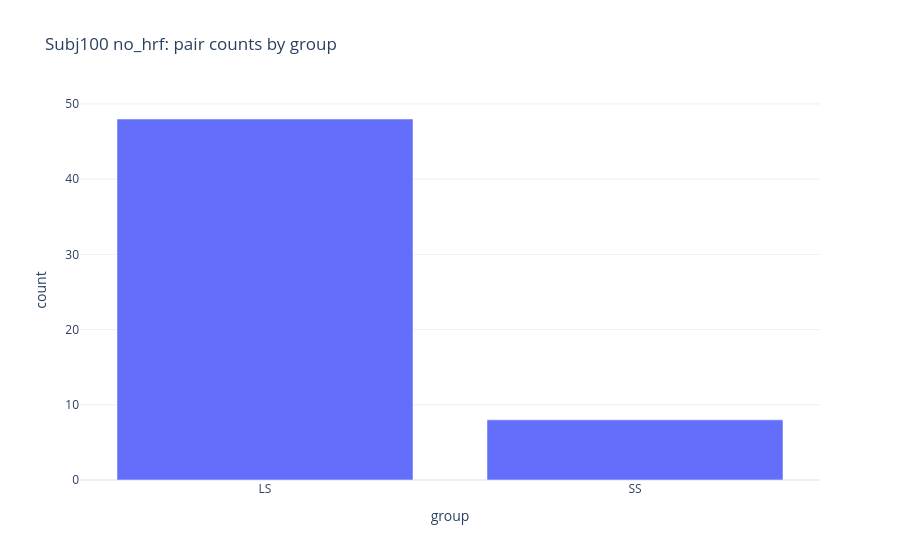
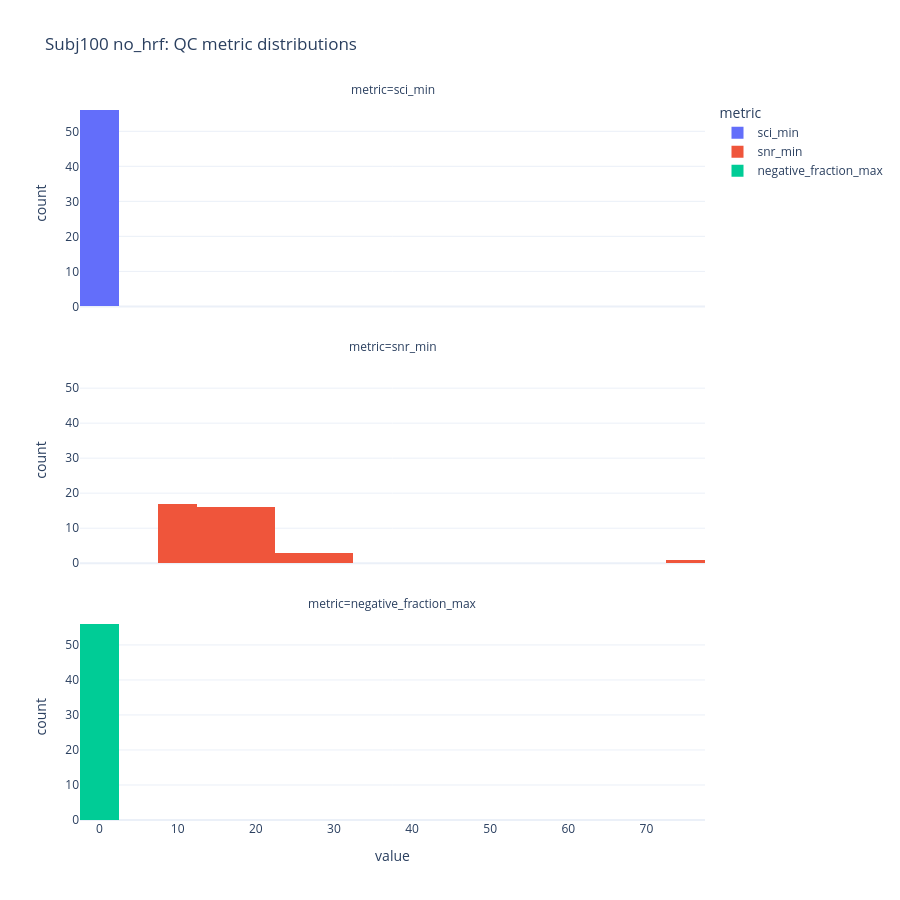

Notebook source saved alongside these figures, in order:
### Code cell
pair_group_counts = pair_quality_df["group"].value_counts().rename_axis("group").reset_index(name="count")
fig = px.bar(pair_group_counts, x="group", y="count", title=f"{SUBJECT} {FILE_LABEL}: pair counts by group")
fig.show()

quality_long = pair_quality_df.melt(
    id_vars=["pair_name", "group"],
    value_vars=["sci_min", "snr_min", "negative_fraction_max"],
    var_name="metric",
    value_name="value",
)
fig = px.histogram(
    quality_long,
    x="value",
    color="metric",
    facet_col="metric",
    facet_col_wrap=1,
    title=f"{SUBJECT} {FILE_LABEL}: QC metric distributions",
)
fig.update_layout(height=900)
fig.show()

### Figure 1 — Plotly figure (JSON) as saved in the notebook; plotly's stock layout.template omitted (floating-point values rounded to 4 significant figures)
{"data": [{"hovertemplate": "group=%{x}<br>count=%{y}<extra></extra>", "legendgroup": "", "marker": {"color": "#636efa", "pattern": {"shape": ""}}, "name": "", "orientation": "v", "showlegend": false, "textposition": "auto", "type": "bar", "x": ["LS", "SS"], "xaxis": "x", "y": [48, 8], "yaxis": "y"}], "layout": {"barmode": "relative", "legend": {"tracegroupgap": 0}, "title": {"text": "Subj100 no_hrf: pair counts by group"}, "xaxis": {"anchor": "y", "domain": [0, 1], "title": {"text": "group"}}, "yaxis": {"anchor": "x", "domain": [0, 1], "title": {"text": "count"}}}}

### Figure 2 — Plotly figure (JSON) as saved in the notebook; plotly's stock layout.template omitted (floating-point values rounded to 4 significant figures)
{"data": [{"bingroup": "x", "hovertemplate": "metric=sci_min<br>value=%{x}<br>count=%{y}<extra></extra>", "legendgroup": "sci_min", "marker": {"color": "#636efa", "pattern": {"shape": ""}}, "name": "sci_min", "orientation": "v", "showlegend": true, "type": "histogram", "x": [0.8864, 0.9275, 0.9476, 0.8659, 0.84, 0.9305, 0.8412, 0.7471, 0.8637, 0.919, 0.8997, 0.7361, 0.8954, 0.8794, 0.9159, 0.8776, 0.6014, 0.6706, 0.6446, 0.5167, 0.08938, 0.621, 0.6876, 0.377, 0.8767, 0.8047, 0.9069, 0.7895, 0.858, 0.7617, 0.9002, 0.8371, 0.8621, 0.7295, 0.8348, 0.7686, 0.8886, 0.8018, 0.9036, 0.864, 0.4247, 0.8863, 0.879, 0.9134, 0.8734, 0.9781, 0.88, 0.7755, 0.6356, 0.7978, 0.7374, 0.9008, 0.8411, 0.7328, 0.9135, 0.9413], "xaxis": "x3", "yaxis": "y3"}, {"bingroup": "x", "hovertemplate": "metric=snr_min<br>value=%{x}<br>count=%{y}<extra></extra>", "legendgroup": "snr_min", "marker": {"color": "#EF553B", "pattern": {"shape": ""}}, "name": "snr_min", "orientation": "v", "showlegend": true, "type": "histogram", "x": [12.96, 19.35, 9.382, 20.4, 16.21, 10.29, 9.611, 18.87, 14.1, 9.241, 9.448, 7.832, 12.06, 11.72, 9.392, 12.23, 17.21, 24.8, 14.5, 21.53, 13.23, 23.53, 20.68, 21.97, 15.18, 16.32, 14.84, 26.9, 20.0, 20.18, 32.43, 29.99, 21.59, 17.32, 11.79, 15.49, 19.64, 9.981, 8.265, 9.345, 15.83, 16.52, 10.58, 8.452, 18.41, 75.7, 20.82, 19.46, 17.91, 17.32, 19.65, 12.65, 7.604, 15.26, 17.68, 27.9], "xaxis": "x2", "yaxis": "y2"}, {"bingroup": "x", "hovertemplate": "metric=negative_fraction_max<br>value=%{x}<br>count=%{y}<extra></extra>", "legendgroup": "negative_fraction_max", "marker": {"color": "#00cc96", "pattern": {"shape": ""}}, "name": "negative_fraction_max", "orientation": "v", "showlegend": true, "type": "histogram", "x": [0.0, 0.0, 0.0, 0.0, 0.0, 0.0, 0.0, 0.0, 0.0, 0.0, 0.0, 0.0, 0.0, 0.0, 0.0, 0.0, 0.0, 0.0, 0.0, 0.0, 0.0, 0.0, 0.0, 0.0, 0.0, 0.0, 0.0, 0.0, 0.0, 0.0, 0.0, 0.0, 0.0, 0.0, 0.0, 0.0, 0.0, 0.0, 0.0, 0.0, 0.0, 0.0, 0.0, 0.0, 0.0, 0.0, 0.0, 0.0, 0.0, 0.0, 0.0, 0.0, 0.0, 0.0, 0.0, 0.0], "xaxis": "x", "yaxis": "y"}], "layout": {"annotations": [{"font": {}, "showarrow": false, "text": "metric=negative_fraction_max", "x": 0.5, "xanchor": "center", "xref": "paper", "y": 0.2867, "yanchor": "bottom", "yref": "paper"}, {"font": {}, "showarrow": false, "text": "metric=snr_min", "x": 0.5, "xanchor": "center", "xref": "paper", "y": 0.6433, "yanchor": "bottom", "yref": "paper"}, {"font": {}, "showarrow": false, "text": "metric=sci_min", "x": 0.5, "xanchor": "center", "xref": "paper", "y": 1.0, "yanchor": "bottom", "yref": "paper"}], "barmode": "relative", "height": 900, "legend": {"title": {"text": "metric"}, "tracegroupgap": 0}, "title": {"text": "Subj100 no_hrf: QC metric distributions"}, "xaxis": {"anchor": "y", "domain": [0, 1], "title": {"text": "value"}}, "xaxis2": {"anchor": "y2", "domain": [0, 1], "matches": "x", "showticklabels": false}, "xaxis3": {"anchor": "y3", "domain": [0, 1], "matches": "x", "showticklabels": false}, "yaxis": {"anchor": "x", "domain": [0, 0.2867], "title": {"text": "count"}}, "yaxis2": {"anchor": "x2", "domain": [0.3567, 0.6433], "matches": "y", "title": {"text": "count"}}, "yaxis3": {"anchor": "x3", "domain": [0.7133, 1.0], "matches": "y", "title": {"text": "count"}}}}
